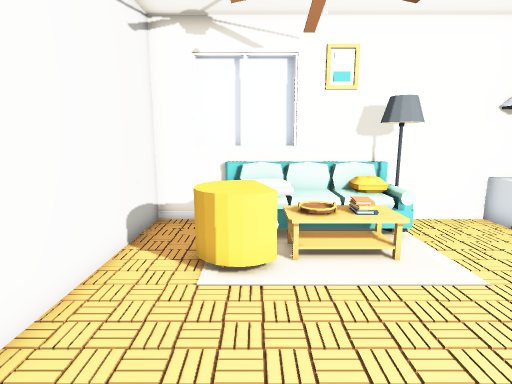
[1] (above)

13 first-person views from a walk through a Unity game level. The camera is 1.5 m above the floor, tilts 10° down and sees 80° across. The floor is counted in squares, 0.5 m on a side. Each view is taken from the middle of a square. On the plan, view 1 faces up. The plan holds only what a view shows up to about 20 squares ahead; the rest is blank.

[2]
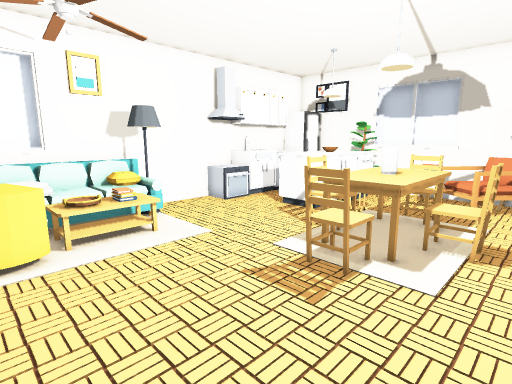

[3]
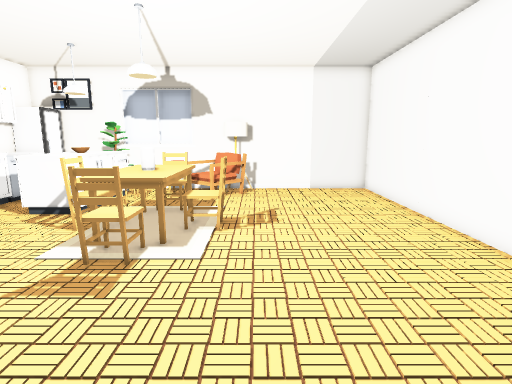

[4]
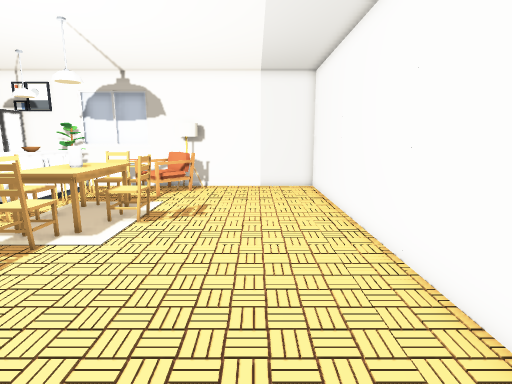

[5]
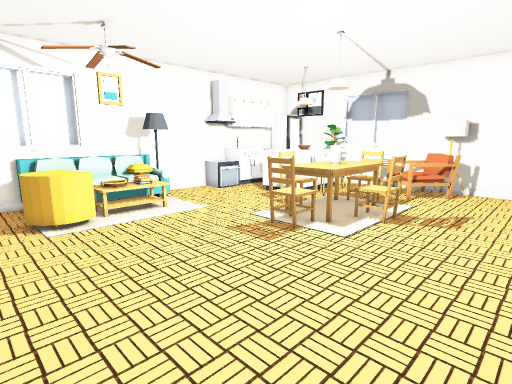

[6]
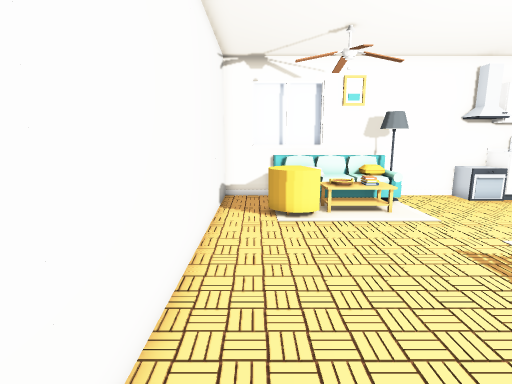

[7]
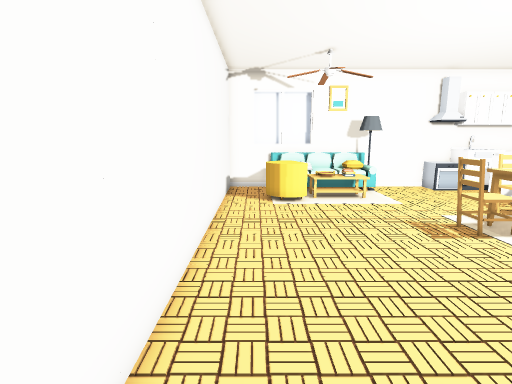

[8]
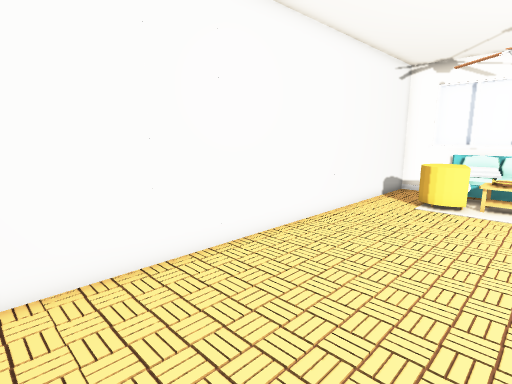

[9]
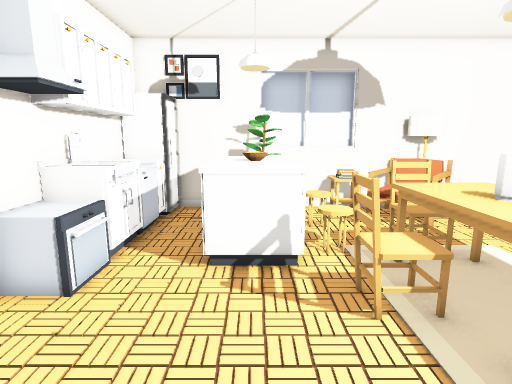

[10]
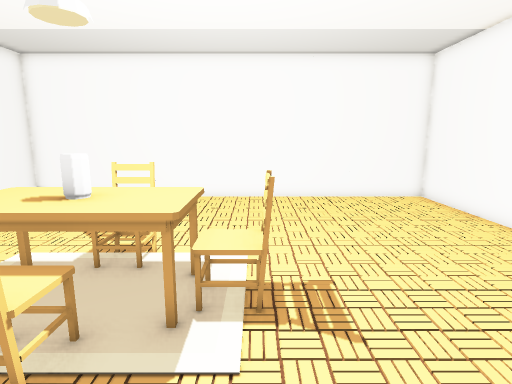

[11]
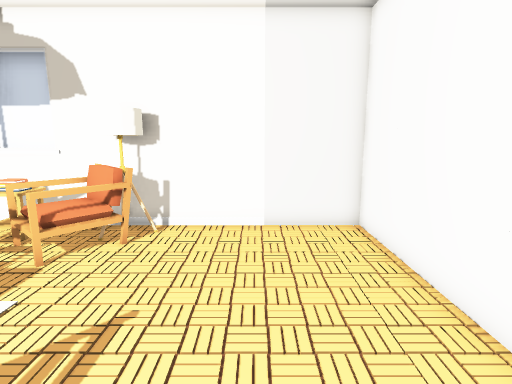

[12]
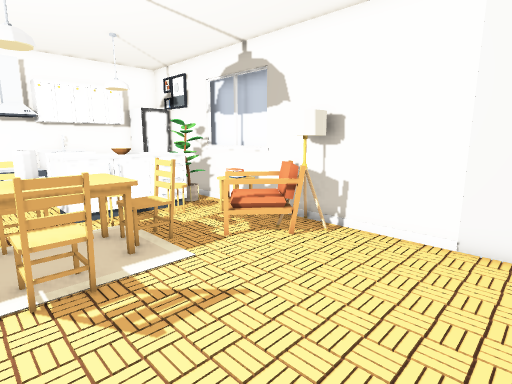

[13]
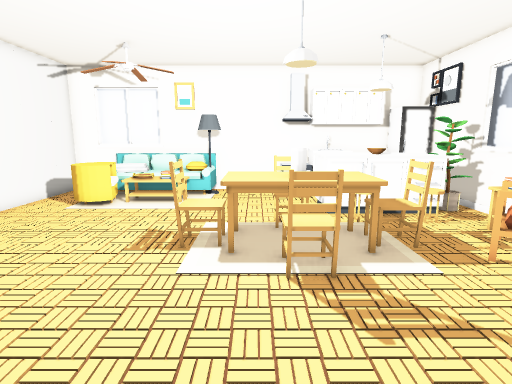

### Floor plan
Key: @ floor where view 1 was taken; # wall or solid block; . main floor; : floor 0.75 m higher than the main floor; = window, fence, low wall or low ledge; ^ raised ledge; O other object.
Columns run from 4 left of view 1 to 16 right of it. Each row starts with its distance up from view 1.
 11 #############O######
 10 #.. ::::#O..OOO^^^^OO
  9 #.. OOOO#O...OO.===O#
  8 #..OOOOO ...........#
  7 #..OOOOO .....^^^^^ #
  6 #..OO.........^^O^^##
  5 #.............^^^^^##
  4 #..........OOOOO OO.#
  3 #.........OOOOOO.O.O#
  2 #........OOOOOOOO.O=#
  1 #........OOOOOOOO.OO#
  0 #...@.....OOOOO..O ##
 -1 #...........OO....O##
 -2 #.................. #
 -3 #...................#
 -4 #...................#
 -5 #...................#
 -6 #...................#
 -7 #...................#
 -8 #...................#
 -9 #####################

Where each view was taken, in squares from view 1:
view 1: 0 up, 0 right, facing up
view 2: 2 down, 1 left, facing up-right
view 3: 2 down, 2 left, facing right
view 4: 5 down, 3 left, facing right
view 5: 5 down, 3 left, facing up-right
view 6: 5 down, 2 left, facing up
view 7: 8 down, 2 left, facing up
view 8: 8 down, 3 right, facing up-left
view 9: 6 up, 3 right, facing right
view 10: 7 up, 5 right, facing down
view 11: 5 down, 6 right, facing right
view 12: 7 down, 7 right, facing up-right
view 13: 7 down, 7 right, facing up
